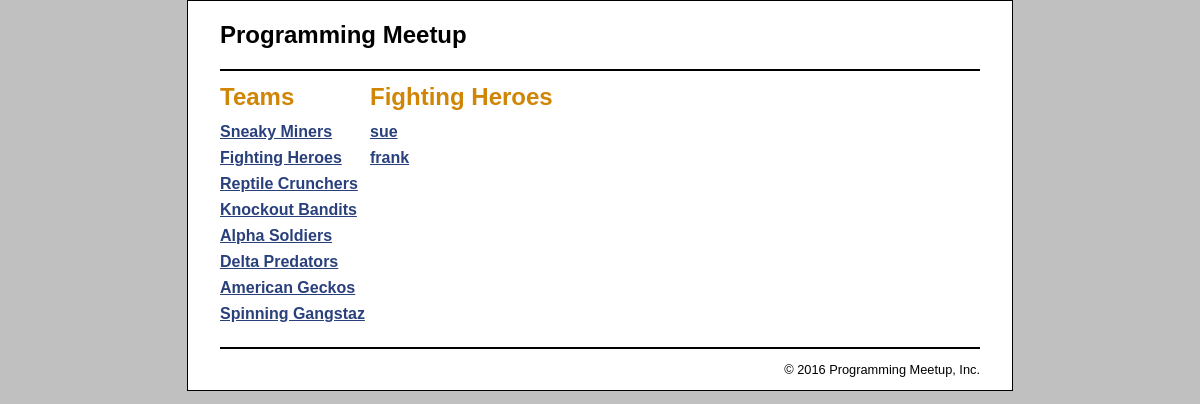
The app's page /controller/product_catalog?team_id=2 with its own data.
### tables this page shows
CREATE TABLE team (
	team_id				int				auto_increment,
	team_name			varchar(255)	not null 		unique,
	team_description	varchar(500)	not null,	
	
	primary key (team_id)
);

CREATE TABLE member (
	team_id				int				not null,
	member_id			int				auto_increment,	
	member_name			varchar(255)	not null,
	member_birthday		date,

	index team_id (team_id),	
	foreign key (team_id) references team(team_id),		
	primary key (member_id)	
);

### model/category_db.php (called while the page is built, shortened)
<?php
	function get_teams() {
	    global $db;
	    $query = 'SELECT * FROM team
	              ORDER BY team_id';
	    $statement = $db->prepare($query);
	    $statement->execute();
	    return $statement;
	}
	function get_team_name($group_id) {
	    global $db;
	    $query = 'SELECT * FROM team
	              WHERE team_id = :group_id';
	    $statement = $db->prepare($query);
	    $statement->bindValue(':group_id', $group_id);
	    $statement->execute();
	    $team = $statement->fetch();
	    $team_name = $team['team_name'];
	    return $team_name;
	}
?>

### model/product_db.php (called while the page is built, shortened)
<?php
function get_member_by_team($team_id) {
    global $db;
    $query = 'SELECT * FROM member
              WHERE member.team_id = :team_id
              ORDER BY member_id';
    $statement = $db->prepare($query);
    $statement->bindValue(":team_id", $team_id);
    $statement->execute();
    $members = $statement->fetchAll();
    return $members;
}
?>

### view/product_catalog/product_list.php (the view)
<?php include '../../view/template/header.php'; ?>
<main>
    <aside>
        <h1>Teams</h1>
		<?php include '../../view/template/categories_nav.php'; ?>
    </aside>
    <section>
        <h1><?php echo $team_name; ?></h1>
        <ul class="nav">
            <?php foreach ($member as $person) : ?>
            <li>
                <a href = "?action=view_product&amp;product_id=<?php
						  echo $person['member_id']; ?>" >
                    <?php echo $person['member_name']; ?>
                </a>
            </li>
            <?php endforeach; ?>
        </ul>
    </section>
</main>
<?php include '../../view/template/footer.php'; ?>

### view/template/categories_nav.php
<nav>
	<ul>
	<?php foreach ($teams as $team) : ?>
		<li>
		<a href="?team_id=<?php echo $team['team_id']; ?>">
			<?php echo $team['team_name']; ?>
		</a>
		</li>
	<?php endforeach; ?>
	</ul>
</nav>

### public/css/main.css (style rules this page uses)
html { background-color: rgb(192, 192, 192); }
body { font-family: Arial, Helvetica, sans-serif; width: 760px; margin: 0 auto; padding: 0 2em; background-color: white; border: 1px solid black; }
aside { float: left; width: 150px; }
section { float: left; width: 500px; }
h1 { font-size: 150%; margin: .5em 0; }
h1, h2 { color: rgb(208, 133, 4); }
ul { list-style-type: none; margin: 0; padding-left: 0; padding-bottom: 1em; }
li { padding-bottom: 0.5em; }
a { color: rgb(41, 64, 124); font-weight: bold; }

### records on screen
team: team_name "Sneaky Miners"
team: team_name "Fighting Heroes"
team: team_name "Reptile Crunchers"
team: team_name "Knockout Bandits"
team: team_name "Alpha Soldiers"
team: team_name "Delta Predators"
team: team_name "American Geckos"
team: team_name "Spinning Gangstaz"
member: member_name "sue"
member: member_name "frank"
